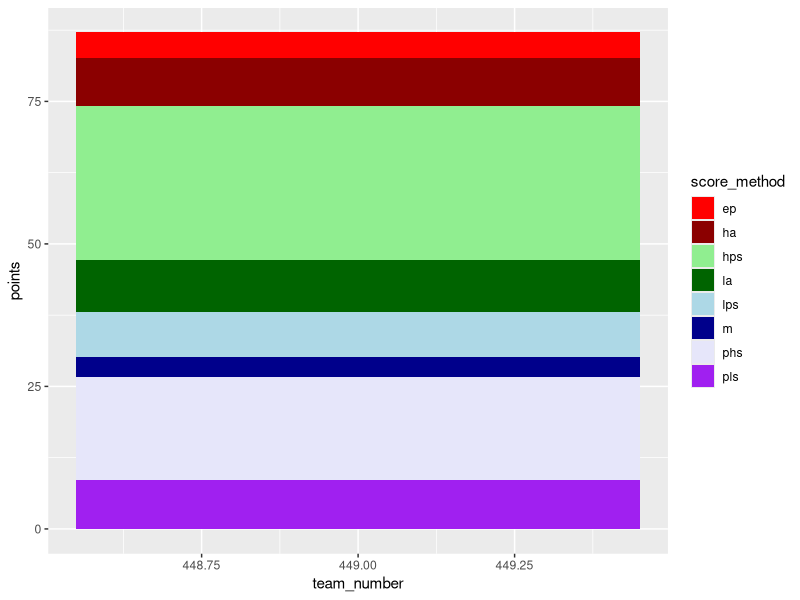

The R source for this figure:
## ---- chunk 1
library(ggplot2)
library(tidyverse)
raw <- read.csv("../shinyapp/data_files/fake_data.csv")
data <- raw |>
  group_by(team_number) |>
  summarize(
    ha = round(mean(7*auto_lunites_high), digits = 2),
    la = round(mean(4*auto_lunites_low), digits = 2),
    hps = round(mean(5*pre_high_lunites_scored), digits = 2),
    lps = round(mean(2*pre_low_lunites_scored), digits =2),
    phs = round(mean(5*post_high_lunites_scored), digits = 2),
    pls = round(mean(2*post_low_lunites_scored), digits = 2),
    ep = round(mean(5*ifelse(end_position == "linked", 1, 0)), digits = 2),
    m = round(mean(4*moved), digits = 2),
    sum = ha+la+hps+lps+m+phs+pls+ep
  ) |>
  filter(team_number == 449) |>
pivot_longer(cols=c(ha,la,hps,lps,phs,pls,ep,m),
             names_to = "score_method",
             values_to = "points")


ggplot(data, aes(x = team_number, y = points, fill = score_method))+
geom_bar(position = "stack", stat = "identity")+
scale_fill_manual(values=c("red", "darkred", "lightgreen","darkgreen","lightblue","darkblue","lavender", "purple"))
